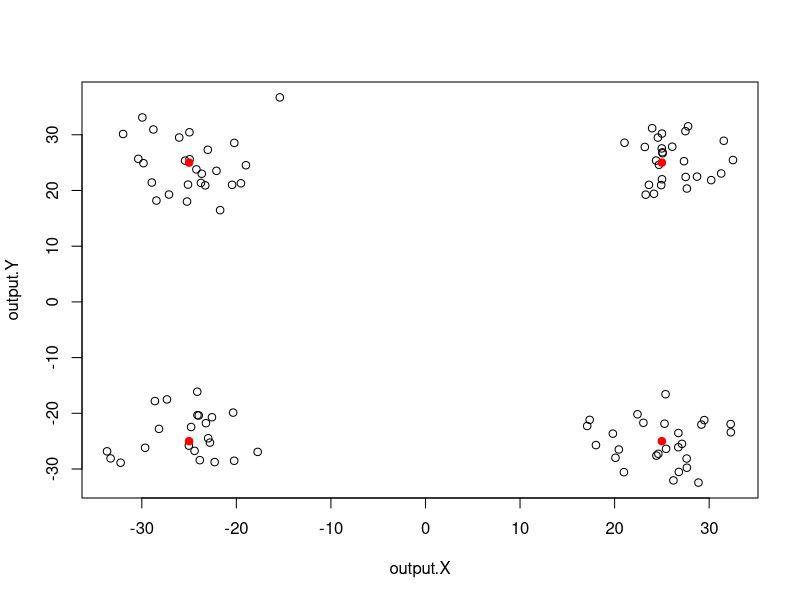

Write R code to recreate this figure.
#Generate clustered spatial point process

library(spatstat)

#define variables
#variables that control the size and strength of clusters
val.at.center=1
effect.range=10 
background=0.001

#variables that control the number of points and spatial dimensions
Pointnum=100
Xmin=-50
Xmax=50
Ymin=-50
Ymax=50

#define the center locations and set up the distance vector
centers=matrix(data=c(-25,-25,25,25,-25,25,-25,25),nrow=4,ncol=2)
dist=matrix(nrow=4,ncol=1)

#define outputs
output.X=matrix(nrow = Pointnum, ncol = 1)
output.Y=matrix(nrow = Pointnum, ncol = 1)

#precalcs - calculate the slope of the clustering effect
slope=(val.at.center-background)/effect.range

#set a counter
outcounter=0

#main for loop
for (i in 1:100000){
  #generate a random candidate point
  x.candidate=runif(1, min=Xmin, max=Xmax)
  y.candidate=runif(1, min=Ymin, max=Ymax)
  
  #calculate the distance between the candidate point and the nearest cluster center
  for (j in 1:4){
  dist[j]=sqrt((x.candidate-centers[j,1])^2+(y.candidate-centers[j,2])^2)
  }
  min.dist=min(dist)
  
  #calculate the probability of retaining the candidate point
  if(min.dist<effect.range){
    prob=val.at.center-slope*min.dist
  }
  else
    prob=background
    
  #roll the dice to see if you keep the candidate point
  testval=runif(1,min=0,max=1)  
  if (testval<prob){
    outcounter=outcounter+1
    keep=1
    output.X[outcounter]=x.candidate
    output.Y[outcounter]=y.candidate
  }

  #if you've reached your target number of points, break from the for loop
  if(outcounter==Pointnum){
    break
  }
}

#plot the points and the cluster centers
plot(output.X,output.Y)
points(centers,type="p", col="red", pch=21, bg="red")

#create a point pattern object for analysis using the spatstat library
output_ppp = ppp(output.X, output.Y, c(Xmin,Xmax), c(Ymin,Ymax))
